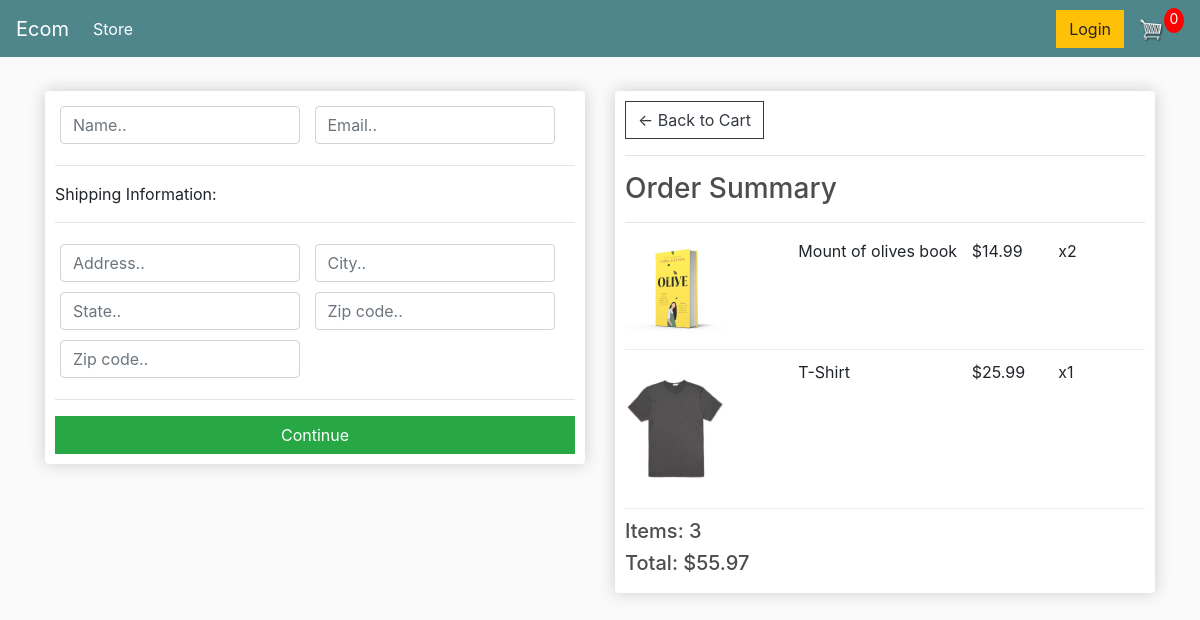
Screenshot of /checkout/ (signed in) with the database file from the repository.
### store/models.py (models this page shows, shortened)
class OrderItem(models.Model):
    product = models.ForeignKey(Product,on_delete=models.SET_NULL,null=True)
    order = models.ForeignKey(Order,on_delete=models.SET_NULL,null=True)
    quantity = models.IntegerField(default=0,null=True,blank=True)
    date_added = models.DateTimeField(auto_now_add=True)
    @property
    def get_total(self):
        total = self.product.price * self.quantity
        return total

class Product(models.Model):
    name = models.CharField(max_length=200)
    price = models.FloatField()
    digital = models.BooleanField(default=False,null=True,blank=True)
    image = models.ImageField(null=True,blank=True)
    @property
    def imageURL(self):
        try:
            url = self.image.url
        except:
            url = ''
        return url

class Order(models.Model):
    customer = models.ForeignKey(Customer,on_delete=models.SET_NULL,null=True,blank=True)
    date_ordered = models.DateTimeField(auto_now_add=True)
    complete = models.BooleanField(default=False)
    transaction_id = models.CharField(max_length=100,null=True)
    def get_cart_total(self):
        orderitems = self.orderitem_set.all()
        total = sum([item.get_total for item in orderitems])
        return total
    def get_cart_items(self):
        orderitems = self.orderitem_set.all()
        total = sum([item.quantity for item in orderitems])
        return total

### store/views.py (the view)
# urls.py: path('checkout/', views.checkout,name="checkout"),
def checkout(request):
    if request.user.is_authenticated:
        customer = request.user.customer
        order, created = Order.objects.get_or_create(customer = customer, complete=False)
        items = order.orderitem_set.all()
    else:
        items = []
        order = {'get_cart_total': 0,'get_cart_items': 0}
    context = {'items':items,'order':order}
    return render(request, 'store/checkout.html',context)

### store/templates/store/checkout.html (shortened to what this page needs)
{% extends 'store/main.html' %}
{% load static %}
{% block content %}
     <div class="row">
		<div class="col-lg-6">
			<div class="box-element" id="form-wrapper">
				<form id="form">
					<div id="user-info">
						<div class="form-field">
							<input required class="form-control" type="text" name="name" placeholder="Name..">
						</div>
						<div class="form-field">
							<input required class="form-control" type="email" name="email" placeholder="Email..">
						</div>
					</div>
					<div id="shipping-info">
						<hr>
						<p>Shipping Information:</p>
						<hr>
						<div class="form-field">
							<input class="form-control" type="text" name="address" placeholder="Address..">
						</div>
						<div class="form-field">
							<input class="form-control" type="text" name="city" placeholder="City..">
						</div>
						<div class="form-field">
							<input class="form-control" type="text" name="state" placeholder="State..">
						</div>
						<div class="form-field">
							<input class="form-control" type="text" name="zipcode" placeholder="Zip code..">
						</div>
						<div class="form-field">
							<input class="form-control" type="text" name="country" placeholder="Zip code..">
						</div>
					</div>
					<hr>
					<input id="form-button" class="btn btn-success btn-block" type="submit" value="Continue">
				</form>
			</div>
			<br>
		</div>
		<div class="col-lg-6">
			<div class="box-element">
				<a  class="btn btn-outline-dark" href="{% url 'cart' %}">&#x2190; Back to Cart</a>
				<hr>
				<h3>Order Summary</h3>
				<hr>
				{% for item in items %}
				<div class="cart-row">
					<div style="flex:2"><img class="row-image" src="{{item.product.imageURL}}"></div>
					<div style="flex:2"><p>{{item.product.name}}</p></div>
					<div style="flex:1"><p>${{item.product.price}}</p></div>
					<div style="flex:1"><p>x{{item.quantity}}</p></div>
				</div>
				{% endfor %}
				<h5>Items:  {{order.get_cart_items}}</h5>
				<h5>Total:   ${{order.get_cart_total}}</h5>
			</div>
		</div>
	</div>
{% endblock content %}

### static/css/main.css (style rules this page uses)
body { background-color: hsl(0, 0%, 98%); }
h1,h2,h3,h4,h5,h6 { color:hsl(0, 0%, 30%); }
.box-element { box-shadow:hsl(0, 0%, 80%) 0 0 16px; background-color: #fff; border-radius: 4px; padding: 10px; }
.col-lg-4, .col-lg-6, .col-lg-8, .col-lg-12 { margin-top: 10px; }
.btn { border-radius: 0; }
.row-image { width: 100px; }
.form-field { width:250px; display: inline-block; padding: 5px; }
.cart-row { display: flex; align-items: flex-stretch; padding-bottom: 10px; margin-bottom: 10px; border-bottom: 1px solid #ececec; }

### rows the page displays
OrderItem: product.imageURL (picture), product.name "Mount of olives book", product.price "14.99", quantity "2"
OrderItem: product.imageURL (picture), product.name "T-Shirt", product.price "25.99", quantity "1"
Order: get_cart_items "3", get_cart_total "55.97"
